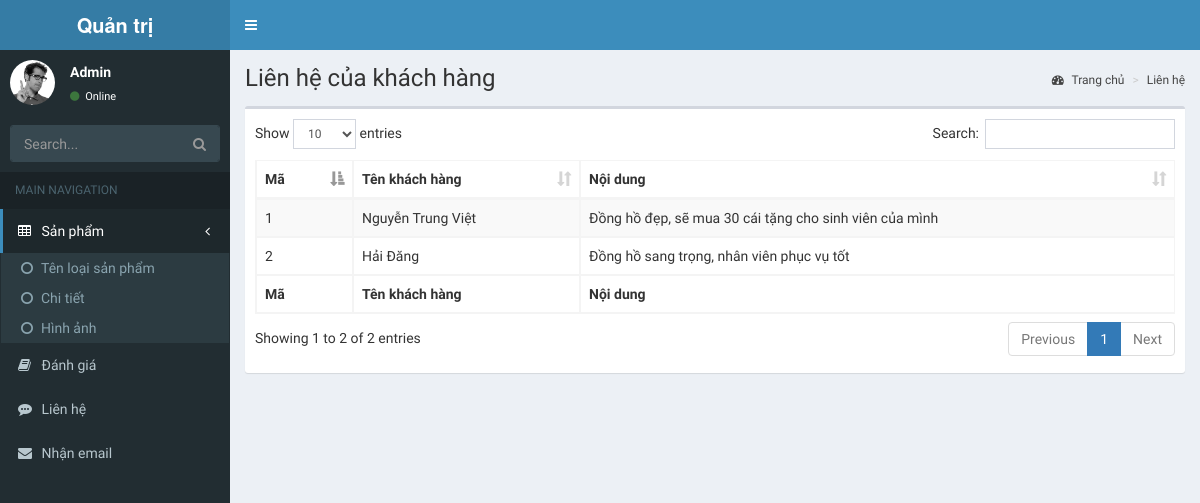
The page /back-end/pages/tables/index.php?page=danhgiasp on the database as committed earlier.
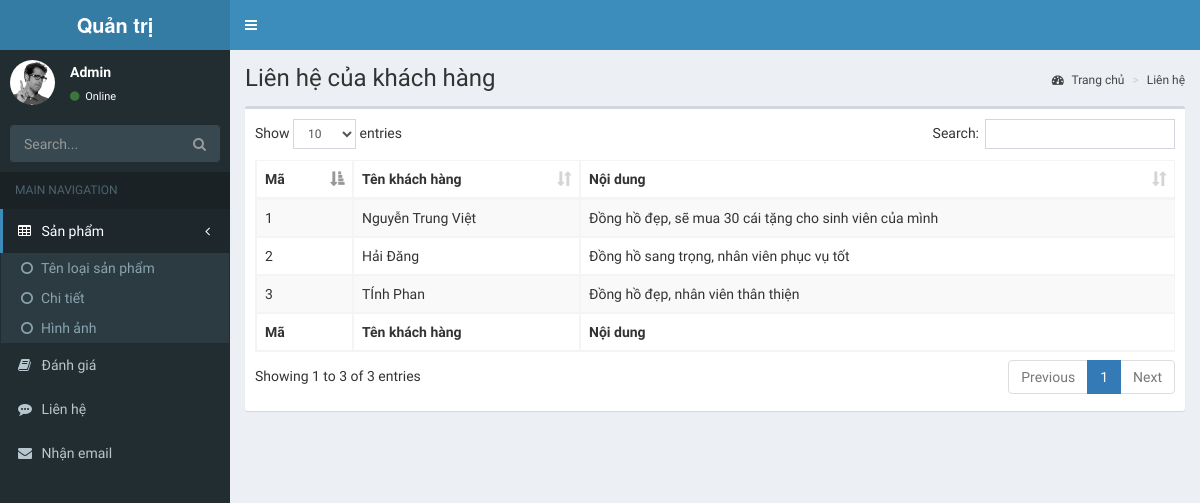
The same page on the database as committed later.
### tables this page shows
CREATE TABLE `danhgiasp` (
  `DG_ID` int(11) NOT NULL,
  `DG_TEN` varchar(100) NOT NULL,
  `DG_NOIDUNG` text NOT NULL
);

### front-end/dongho.php (called while the page is built, shortened)
<?php
class DongHo
{
    private $__conn;
    function connect()
    {
        if (!$this->__conn){
            $this->__conn = mysqli_connect('localhost', 'root', '', 'doan2') or die ('Lỗi kết nối');
            mysqli_query($this->__conn, "SET NAMES 'utf8'");
        }
    }
    function get_list($sql)
    {
        $result = mysqli_query($this->__conn, $sql);
        $return = array();
        while ($row = mysqli_fetch_assoc($result)){
            $return[] = $row;
        }
        return $return;
    }
}
?>

### back-end/pages/tables/danhgiasp.php (the view, shortened to what this page needs)
<?php
    $sql = new DongHo();
?>
<section class="content-header">
    <h1>
        Liên hệ của khách hàng
    </h1>
    <ol class="breadcrumb">
        <li><a href="#"><i class="fa fa-dashboard"></i> Trang chủ</a></li>
        <li class="active"><a href="#">Liên hệ</a></li>
    </ol>
</section>
<section class="content">
    <div class="row">
        <div class="col-xs-12">
            <div class="box">
                <div class="box-body">
                    <table id="example1" class="table table-bordered table-striped">
                        <thead>
                            <tr>
                                <th>Mã</th>
                                <th>Tên khách hàng</th>
                                <th>Nội dung</th>
                            </tr>
                        </thead>
                        <tbody>
                            <?php
                                $sql = $sql->get_list("SELECT * FROM `danhgiasp`");
                                foreach ($sql as $row){
                                    echo '<tr>
                                <td>'.$row['DG_ID'].'</td>
                                <td>'.$row['DG_TEN'].'</td>
                                <td>'.$row['DG_NOIDUNG'].'</td>
                            </tr>';
                                }
                            ?>
                        </tbody>
                        <tfoot>
                            <tr>
                                <th>Mã</th>
                                <th>Tên khách hàng</th>
                                <th>Nội dung</th>
                            </tr>
                        </tfoot>
                    </table>
                </div>
            </div>
        </div>
    </div>
</section>

Rows that differ between the two databases and show on the page:
added danhgiasp: DG_ID "3", DG_TEN "TÍnh Phan", DG_NOIDUNG "Đồng hồ đẹp, nhân viên thân thiện"
Other text that changed with them:
text written by a page script: "Show entries Search: Showing 1 to 2 of 2 entries Previous 1 Next" → "Show entries Search: Showing 1 to 3 of 3 entries Previous 1 Next"
